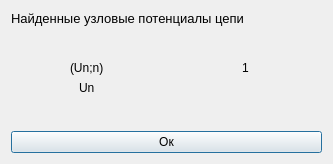
<?xml version="1.0" encoding="UTF-8"?>
<ui version="4.0">
 <class>Potentials</class>
 <widget class="QDialog" name="Potentials">
  <property name="geometry">
   <rect>
    <x>0</x>
    <y>0</y>
    <width>333</width>
    <height>164</height>
   </rect>
  </property>
  <property name="windowTitle">
   <string>Dialog</string>
  </property>
  <layout class="QVBoxLayout" name="verticalLayout">
   <item>
    <widget class="QLabel" name="label">
     <property name="font">
      <font>
       <pointsize>10</pointsize>
      </font>
     </property>
     <property name="text">
      <string>Найденные узловые потенциалы цепи</string>
     </property>
    </widget>
   </item>
   <item>
    <spacer name="verticalSpacer">
     <property name="orientation">
      <enum>Qt::Vertical</enum>
     </property>
     <property name="sizeHint" stdset="0">
      <size>
       <width>20</width>
       <height>40</height>
      </size>
     </property>
    </spacer>
   </item>
   <item>
    <layout class="QGridLayout" name="gridLayout">
     <item row="1" column="0" alignment="Qt::AlignHCenter">
      <widget class="QLabel" name="label_5">
       <property name="text">
        <string>Un</string>
       </property>
      </widget>
     </item>
     <item row="0" column="1" alignment="Qt::AlignHCenter">
      <widget class="QLabel" name="label_3">
       <property name="text">
        <string>1</string>
       </property>
      </widget>
     </item>
     <item row="0" column="0" alignment="Qt::AlignHCenter">
      <widget class="QLabel" name="label_2">
       <property name="text">
        <string>(Un;n)</string>
       </property>
      </widget>
     </item>
     <item row="1" column="1">
      <widget class="QLabel" name="label_6">
       <property name="text">
        <string/>
       </property>
      </widget>
     </item>
    </layout>
   </item>
   <item>
    <spacer name="verticalSpacer_2">
     <property name="orientation">
      <enum>Qt::Vertical</enum>
     </property>
     <property name="sizeHint" stdset="0">
      <size>
       <width>20</width>
       <height>40</height>
      </size>
     </property>
    </spacer>
   </item>
   <item>
    <widget class="QPushButton" name="Ok">
     <property name="font">
      <font>
       <pointsize>9</pointsize>
      </font>
     </property>
     <property name="text">
      <string>Ок</string>
     </property>
    </widget>
   </item>
  </layout>
 </widget>
 <resources/>
 <connections/>
</ui>
